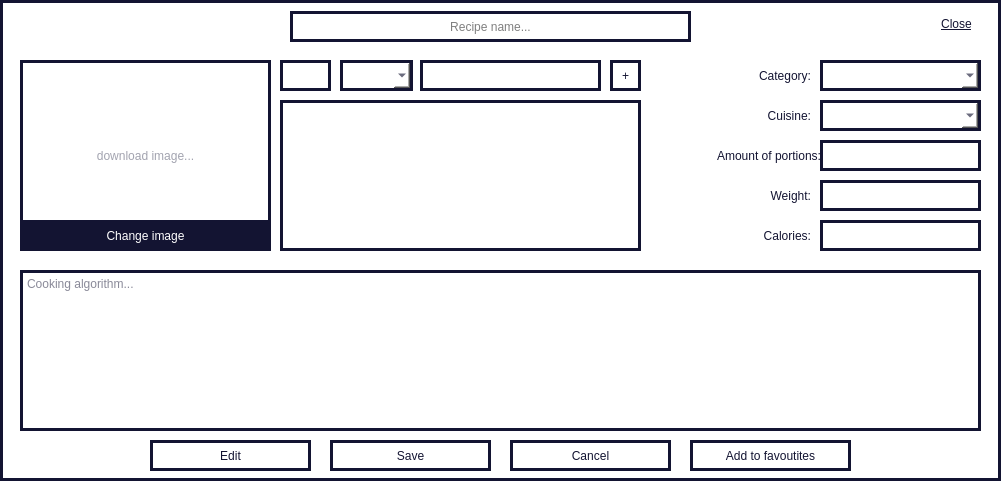
   <widget class="QFrame" name="frame_RecipeView">
    <property name="geometry">
     <rect>
      <x>0</x>
      <y>60</y>
      <width>1001</width>
      <height>481</height>
     </rect>
    </property>
    <property name="styleSheet">
     <string notr="true">background-color: rgb(255, 255, 255);
border-color: rgb(19, 20, 50);
border-width:3px;
border-style:solid;</string>
    </property>
    <property name="frameShape">
     <enum>QFrame::StyledPanel</enum>
    </property>
    <property name="frameShadow">
     <enum>QFrame::Raised</enum>
    </property>
    <widget class="QPushButton" name="button_recipeImageView">
     <property name="enabled">
      <bool>true</bool>
     </property>
     <property name="geometry">
      <rect>
       <x>20</x>
       <y>60</y>
       <width>251</width>
       <height>191</height>
      </rect>
     </property>
     <property name="styleSheet">
      <string notr="true">color: rgba(19, 20, 50, 100);
background-color: rgb(255, 255, 255);
font: 8pt &quot;Segoe UI Symbol&quot;;</string>
     </property>
     <property name="text">
      <string>download image...</string>
     </property>
    </widget>
    <widget class="QLabel" name="label_weigh_2">
     <property name="geometry">
      <rect>
       <x>660</x>
       <y>180</y>
       <width>151</width>
       <height>31</height>
      </rect>
     </property>
     <property name="styleSheet">
      <string notr="true">color: rgb(19, 20, 50);
font: 10pt &quot;Segoe UI Symbol&quot;;
border:none;</string>
     </property>
     <property name="text">
      <string>Weight:</string>
     </property>
     <property name="alignment">
      <set>Qt::AlignRight|Qt::AlignTrailing|Qt::AlignVCenter</set>
     </property>
    </widget>
    <widget class="QPushButton" name="button_EditCancel">
     <property name="geometry">
      <rect>
       <x>510</x>
       <y>440</y>
       <width>161</width>
       <height>31</height>
      </rect>
     </property>
     <property name="styleSheet">
      <string notr="true">color: rgb(19, 20, 50);
font: 10pt &quot;Segoe UI Symbol&quot;;</string>
     </property>
     <property name="text">
      <string>Cancel</string>
     </property>
    </widget>
    <widget class="QLineEdit" name="lineEdit_NameOfRecipeView">
     <property name="geometry">
      <rect>
       <x>290</x>
       <y>11</y>
       <width>401</width>
       <height>31</height>
      </rect>
     </property>
     <property name="accessibleName">
      <string/>
     </property>
     <property name="styleSheet">
      <string notr="true">border:none;
color: rgb(19, 20, 50);
font: 16pt &quot;Segoe UI Symbol&quot;;
QLineEdit[text=\&quot;\&quot;]{ color:rgb(19, 20, 50,150); }</string>
     </property>
     <property name="inputMask">
      <string/>
     </property>
     <property name="text">
      <string/>
     </property>
     <property name="frame">
      <bool>true</bool>
     </property>
     <property name="alignment">
      <set>Qt::AlignCenter</set>
     </property>
     <property name="placeholderText">
      <string>Recipe name...</string>
     </property>
    </widget>
    <widget class="QLineEdit" name="lineEdit_weightView">
     <property name="geometry">
      <rect>
       <x>820</x>
       <y>180</y>
       <width>161</width>
       <height>31</height>
      </rect>
     </property>
     <property name="styleSheet">
      <string notr="true">color: rgb(19, 20, 50);
font: 10pt &quot;Segoe UI Symbol&quot;;</string>
     </property>
     <property name="readOnly">
      <bool>true</bool>
     </property>
    </widget>
    <widget class="QTextEdit" name="textEdit_IngredListView">
     <property name="geometry">
      <rect>
       <x>280</x>
       <y>100</y>
       <width>361</width>
       <height>151</height>
      </rect>
     </property>
     <property name="styleSheet">
      <string notr="true">color: rgb(19, 20, 50);
font: 12pt &quot;Segoe UI Symbol&quot;;</string>
     </property>
     <property name="readOnly">
      <bool>true</bool>
     </property>
    </widget>
    <widget class="QPushButton" name="button_Save">
     <property name="geometry">
      <rect>
       <x>330</x>
       <y>440</y>
       <width>161</width>
       <height>31</height>
      </rect>
     </property>
     <property name="styleSheet">
      <string notr="true">color: rgb(19, 20, 50);
font: 10pt &quot;Segoe UI Symbol&quot;;</string>
     </property>
     <property name="text">
      <string>Save</string>
     </property>
    </widget>
    <widget class="QLabel" name="label_portions_2">
     <property name="geometry">
      <rect>
       <x>660</x>
       <y>140</y>
       <width>161</width>
       <height>31</height>
      </rect>
     </property>
     <property name="styleSheet">
      <string notr="true">color: rgb(19, 20, 50);
font: 10pt &quot;Segoe UI Symbol&quot;;
border:none;</string>
     </property>
     <property name="text">
      <string>Amount of portions:</string>
     </property>
     <property name="alignment">
      <set>Qt::AlignRight|Qt::AlignTrailing|Qt::AlignVCenter</set>
     </property>
    </widget>
    <widget class="QLabel" name="label_cuisine_2">
     <property name="geometry">
      <rect>
       <x>660</x>
       <y>100</y>
       <width>151</width>
       <height>31</height>
      </rect>
     </property>
     <property name="styleSheet">
      <string notr="true">color: rgb(19, 20, 50);
font: 10pt &quot;Segoe UI Symbol&quot;;
border:none;</string>
     </property>
     <property name="text">
      <string>Cuisine:</string>
     </property>
     <property name="alignment">
      <set>Qt::AlignRight|Qt::AlignTrailing|Qt::AlignVCenter</set>
     </property>
    </widget>
    <widget class="QTextEdit" name="textEdit_cookingAlgorithmView">
     <property name="geometry">
      <rect>
       <x>20</x>
       <y>270</y>
       <width>961</width>
       <height>161</height>
      </rect>
     </property>
     <property name="styleSheet">
      <string notr="true">color: rgb(19, 20, 50);
font: 12pt &quot;Segoe UI Symbol&quot;;</string>
     </property>
     <property name="readOnly">
      <bool>true</bool>
     </property>
     <property name="placeholderText">
      <string>Cooking algorithm...</string>
     </property>
    </widget>
    <widget class="QLabel" name="label_category_2">
     <property name="geometry">
      <rect>
       <x>660</x>
       <y>60</y>
       <width>151</width>
       <height>31</height>
      </rect>
     </property>
     <property name="styleSheet">
      <string notr="true">color: rgb(19, 20, 50);
font: 10pt &quot;Segoe UI Symbol&quot;;
border:none;</string>
     </property>
     <property name="text">
      <string>Category:</string>
     </property>
     <property name="alignment">
      <set>Qt::AlignRight|Qt::AlignTrailing|Qt::AlignVCenter</set>
     </property>
    </widget>
    <widget class="QLabel" name="label_calories_2">
     <property name="geometry">
      <rect>
       <x>660</x>
       <y>220</y>
       <width>151</width>
       <height>31</height>
      </rect>
     </property>
     <property name="styleSheet">
      <string notr="true">color: rgb(19, 20, 50);
font: 10pt &quot;Segoe UI Symbol&quot;;
border:none;</string>
     </property>
     <property name="text">
      <string>Calories:</string>
     </property>
     <property name="alignment">
      <set>Qt::AlignRight|Qt::AlignTrailing|Qt::AlignVCenter</set>
     </property>
    </widget>
    <widget class="QLineEdit" name="lineEdit_caloriesView">
     <property name="geometry">
      <rect>
       <x>820</x>
       <y>220</y>
       <width>161</width>
       <height>31</height>
      </rect>
     </property>
     <property name="styleSheet">
      <string notr="true">color: rgb(19, 20, 50);
font: 10pt &quot;Segoe UI Symbol&quot;;</string>
     </property>
     <property name="readOnly">
      <bool>true</bool>
     </property>
    </widget>
    <widget class="QLineEdit" name="lineEdit_portionsView">
     <property name="geometry">
      <rect>
       <x>820</x>
       <y>140</y>
       <width>161</width>
       <height>31</height>
      </rect>
     </property>
     <property name="styleSheet">
      <string notr="true">color: rgb(19, 20, 50);
font: 10pt &quot;Segoe UI Symbol&quot;;</string>
     </property>
     <property name="readOnly">
      <bool>false</bool>
     </property>
    </widget>
    <widget class="QPushButton" name="add_ingred_Edit">
     <property name="enabled">
      <bool>false</bool>
     </property>
     <property name="geometry">
      <rect>
       <x>610</x>
       <y>60</y>
       <width>31</width>
       <height>31</height>
      </rect>
     </property>
     <property name="styleSheet">
      <string notr="true">color: rgb(19, 20, 50);
font: 10pt &quot;Segoe UI Symbol&quot;;</string>
     </property>
     <property name="text">
      <string>+</string>
     </property>
    </widget>
    <widget class="QLineEdit" name="lineEdit_nameOfIngred_Edit">
     <property name="enabled">
      <bool>false</bool>
     </property>
     <property name="geometry">
      <rect>
       <x>420</x>
       <y>60</y>
       <width>181</width>
       <height>31</height>
      </rect>
     </property>
     <property name="styleSheet">
      <string notr="true">color: rgb(19, 20, 50);
font: 12pt &quot;Segoe UI Symbol&quot;;</string>
     </property>
    </widget>
    <widget class="QLineEdit" name="lineEdit_amountOfIngred_Edit">
     <property name="enabled">
      <bool>false</bool>
     </property>
     <property name="geometry">
      <rect>
       <x>280</x>
       <y>60</y>
       <width>51</width>
       <height>31</height>
      </rect>
     </property>
     <property name="styleSheet">
      <string notr="true">color: rgb(19, 20, 50);
font: 12pt &quot;Segoe UI Symbol&quot;;</string>
     </property>
    </widget>
    <widget class="QComboBox" name="comboBox_measurement_Edit">
     <property name="enabled">
      <bool>false</bool>
     </property>
     <property name="geometry">
      <rect>
       <x>340</x>
       <y>60</y>
       <width>73</width>
       <height>31</height>
      </rect>
     </property>
     <property name="styleSheet">
      <string notr="true">color: rgb(19, 20, 50);
font: 10pt &quot;Segoe UI Symbol&quot;;</string>
     </property>
     <property name="currentText">
      <string/>
     </property>
    </widget>
    <widget class="QPushButton" name="pushButton_close">
     <property name="geometry">
      <rect>
       <x>910</x>
       <y>10</y>
       <width>93</width>
       <height>28</height>
      </rect>
     </property>
     <property name="styleSheet">
      <string notr="true">border:none;
text-decoration: underline;
font: 10pt &quot;Segoe UI Symbol&quot;;
background-color: rgba(255, 255, 255, 0);
color: rgb(19, 20, 50);
font: 10pt &quot;Segoe UI Symbol&quot;;</string>
     </property>
     <property name="text">
      <string>Close</string>
     </property>
    </widget>
    <widget class="QPushButton" name="button_EditRecipe">
     <property name="geometry">
      <rect>
       <x>150</x>
       <y>440</y>
       <width>161</width>
       <height>31</height>
      </rect>
     </property>
     <property name="styleSheet">
      <string notr="true">color: rgb(19, 20, 50);
font: 10pt &quot;Segoe UI Symbol&quot;;</string>
     </property>
     <property name="text">
      <string>Edit</string>
     </property>
    </widget>
    <widget class="QComboBox" name="comboBox_categoryView">
     <property name="geometry">
      <rect>
       <x>820</x>
       <y>60</y>
       <width>161</width>
       <height>31</height>
      </rect>
     </property>
     <property name="styleSheet">
      <string notr="true">color: rgb(19, 20, 50);
font: 10pt &quot;Segoe UI Symbol&quot;;</string>
     </property>
    </widget>
    <widget class="QComboBox" name="comboBox_cuisineView">
     <property name="geometry">
      <rect>
       <x>820</x>
       <y>100</y>
       <width>161</width>
       <height>31</height>
      </rect>
     </property>
     <property name="styleSheet">
      <string notr="true">color: rgb(19, 20, 50);
font: 10pt &quot;Segoe UI Symbol&quot;;</string>
     </property>
    </widget>
    <widget class="QPushButton" name="button_ChangeImage">
     <property name="geometry">
      <rect>
       <x>20</x>
       <y>220</y>
       <width>251</width>
       <height>31</height>
      </rect>
     </property>
     <property name="styleSheet">
      <string notr="true">background-color: rgb(19, 20, 50);
color: rgb(255, 255, 255);
font: 10pt &quot;Segoe UI Symbol&quot;;</string>
     </property>
     <property name="text">
      <string>Change image</string>
     </property>
    </widget>
    <widget class="QPushButton" name="button_AddToFavourites">
     <property name="geometry">
      <rect>
       <x>690</x>
       <y>440</y>
       <width>161</width>
       <height>31</height>
      </rect>
     </property>
     <property name="styleSheet">
      <string notr="true">color: rgb(19, 20, 50);
font: 10pt &quot;Segoe UI Symbol&quot;;</string>
     </property>
     <property name="text">
      <string>Add to favoutites</string>
     </property>
    </widget>
   </widget>
